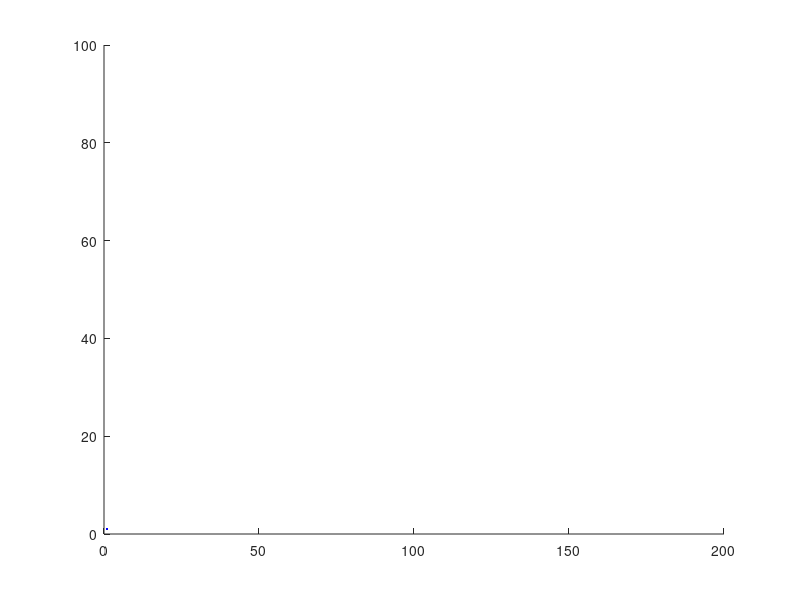

Here is the MATLAB script that generated this plot: (Note: this script raises an error after producing the figure.)
%% Main Code

function [] = assignment1Code_DenisShleifman_101001778()
clear
clc
close all

const.me = 9.10938356e-31; %electron mass(kg)
const.re = 2.8179403227e-15; %electron radius (m)
const.kb = 1.38066e-23; %Boltzmans Constant (J/K)
const.T = 300; %Board Temperature (K)
const.tmn = 0.2e-12; % Mean time between collisions

sim.particles = 1000; %number of particles to initialize in the simulation
sim.delay = 0.01; %time in seconds between executing steps
sim.steps = 1000; %number of iterations to perform
sim.movie = true; %set to true if you would like it to loop through each iteration
sim.question = 3; %set which question on the assignment to simulate
sim.scatter = true; %set whether boundaries cause
sim.heatmapBins = [10,10]; %number of bins for 2D heatmap [x,y]

sim.dist.mult = 1e9;
sim.dist.unit = 'nm';
sim.time.mult = 1e12;
sim.time.unit = 'ps';
sim.speed.mult = 1e-3;
sim.speed.unit = 'km/s';

part.colour = blanks(sim.particles);
part.colour(1) = 'b';
part.colour(2) = 'g';
part.colour(3) = 'r';
part.colour(4) = 'c';
part.colour(5) = 'm';
part.colour(6) = 'y';
part.colour(7) = 'k';

board.xMin = 0; %Minimum X coordinate for the board (m)
board.yMin = 0; %Minimum Y coordinate for the board (m)
board.xMax = 200e-9; %Maximum X coordinate for the board (m)
board.yMax = 100e-9; %Maximum Y coordinate for the board (m)

performSimuation(const,part,board,sim);
end

function [] = performSimuation(const,part,board,sim)
[const,part,board,sim,stat,plt] = initialize(const,part,board,sim);

for n = 1:sim.steps
    [part,stat,plt,sim] = performIteration(const,part,board,sim,stat,plt,n);
end
updatePlot(plt,part,stat,sim,sim.steps,true);
outputCalcResults(const,sim,stat);
plotHeatMaps(board,sim,stat);
end
%% Initialization of all variables

function [const,part,board,sim,stat,plt] = initialize(const,part,board,sim)
board = initializeBoard(board,sim.question);
const = initializeConst(const);
sim = initializeSim(sim,const,board.minSideLength);
part = initializePart(part,board,sim,const);
stat = initializeStats(board,sim);
plt = setupPlot(board,sim,const);
end

function [board] = initializeBoard(board,question)
board.Lx = board.xMax - board.xMin;
board.Ly = board.yMax - board.yMin;
board.A = board.Lx*board.Ly;
board.minSideLength = min([board.Lx,board.Ly]);
board = initializeBoundaries(board,question);
end

function [board] = initializeBoundaries(board,question)
startX = board.xMin - board.Lx/5;
endX = board.xMax + board.Lx/5;

if question ~= 3
    board.boundaries{1} = [startX,board.yMin,endX,board.yMin];
    board.boundaries{2} = [startX,board.yMax,endX,board.yMax];
    return
end
xBoxLeft = board.xMin + board.Lx*2/5;
xBoxRight = board.xMin + board.Lx*3/5;
yBoxTop = board.yMin + board.Ly*4/9;
yBoxBot = board.yMin + board.Ly*5/9;

board.boxes{1} = [xBoxLeft,board.yMin,xBoxRight,yBoxTop];
board.boxes{2} = [xBoxLeft,yBoxBot,xBoxRight,board.yMax];
board.boundaries{1} = [startX,board.yMin,xBoxLeft,board.yMin];
board.boundaries{2} = [xBoxLeft,board.yMin,xBoxLeft,yBoxTop];
board.boundaries{3} = [xBoxLeft,yBoxTop,xBoxRight,yBoxTop];
board.boundaries{4} = [xBoxRight,yBoxTop,xBoxRight,board.yMin];
board.boundaries{5} = [xBoxRight,board.yMin,endX,board.yMin];
board.boundaries{6} = [startX,board.yMax,xBoxLeft,board.yMax];
board.boundaries{7} = [xBoxLeft,board.yMax,xBoxLeft,yBoxBot];
board.boundaries{8} = [xBoxLeft,yBoxBot,xBoxRight,yBoxBot];
board.boundaries{9} = [xBoxRight,yBoxBot,xBoxRight,board.yMax];
board.boundaries{10} = [xBoxRight,board.yMax,endX,board.yMax];
board.corners{1} = [xBoxLeft,board.yMin];
board.corners{2} = [xBoxRight,board.yMin];
board.corners{3} = [xBoxLeft,board.yMax];
board.corners{4} = [xBoxRight,board.yMax];

for n = 1:length(board.boxes)
    board.A = board.A - abs((board.boxes{n}(3) - board.boxes{n}(1))*(board.boxes{n}(4) - board.boxes{n}(2)));
end
end

function [const] = initializeConst(const)
const.meff = const.me*0.26;
const.de = const.re*2;
const.vth = sqrt((2*const.T*const.kb)/const.meff);
const.vav = const.vth*sqrt(pi/4);
const.MFP = const.vav *const.tmn;
end

function [sim] = initializeSim(sim,const,minSideLength)
sim.dt = minSideLength/(100*const.vth);
sim.outputPercent = 0;
sim.Pscat = 1 - exp(-sim.dt/const.tmn);
end

function [part] = initializePart(part,board,sim,const)
part = generateInitialPosition(part,board,sim);
part = assignVelocities(part,sim,const);
part.colTime = zeros(1,sim.particles);
part.colDist = zeros(1,sim.particles);
part.v = zeros(1,sim.particles);
part.v2 = zeros(1,sim.particles);
part.temp = zeros(1,sim.particles);
part.traceIndex = part.colour ~= ' ';
end

function [part] = assignVelocities(part,sim,const,I)
if nargin == 3
    I = true(1,sim.particles);
end

if sim.question == 1
    angle = generatePoints(sum(I),0,2*pi);
    part.vx(I) = cos(angle)*const.vth;
    part.vy(I) = sin(angle)*const.vth;
else
    part.vx(I) = nrmrnd(0,1,1,sum(I))*const.vth/sqrt(2);
    part.vy(I) = nrmrnd(0,1,1,sum(I))*const.vth/sqrt(2);
end
end

function [out] = generatePoints(N,Min,Max)
out = rand(1,N)*(Max - Min) + Min;
end

function nrmmatrix = nrmrnd(mu, sigma, sz1, sz2)
nrmmatrix = mu+sigma*randn(sz1,sz2);
end

function [part] = generateInitialPosition(part,board,sim)
I = true(1,sim.particles);
while sum(I) ~= 0
    part.x(I) = generatePoints(sum(I),board.xMin,board.xMax);
    part.y(I) = generatePoints(sum(I),board.yMin,board.yMax);
    I = false(1,sim.particles);
    if sim.question == 3
        for n = 1:length(board.boxes)
            I = I | isInsideBox(board.boxes{n},part.x,part.y);
        end
    end
end
end

function [I] = isInsideBox(box,x,y)
I = (x > box(1) & x < box(3) & y > box(2) & y < box(4));
end

function [stat] = initializeStats(board,sim)
stat.time = zeros(1,sim.steps);
stat.temp = zeros(1,sim.steps);
stat.avtemp = zeros(1,sim.steps);
stat.MFP = zeros(1,sim.steps);
stat.tmn = zeros(1,sim.steps);
stat.avV = zeros(1,sim.steps);
stat.avVrms = zeros(1,sim.steps);
stat.heatMap = generateHeatMapXY(board,sim);
stat.avHeatMap = zeros(sim.heatmapBins(1)+1,sim.heatmapBins(2)+1);
stat.avTempMap = zeros(sim.heatmapBins(1)+1,sim.heatmapBins(2)+1);
end

function [heatMap] = generateHeatMapXY(board,sim)
heatMap.x = linspace(board.xMin,board.xMax,sim.heatmapBins(1)+1);
heatMap.y = linspace(board.yMin,board.yMax,sim.heatmapBins(2)+1);
[heatMap.X,heatMap.Y] = meshgrid(heatMap.x*sim.dist.mult,heatMap.y*sim.dist.mult);
end

%% Setup Plots

function [plt] = setupPlot(board,sim,const)
plt.fig1 = setupParticlePlot(board,sim);
if sim.question ~= 3
    plt.fig2 = setupTimePlot(sim);
end
if sim.question == 2
    plt.fig3 = setupVelocityDist(sim,const);
end
end

function [fig] = setupParticlePlot(board,sim)
fig.h = figure;
fig.ax1 = subplot(1, 1, 1, 'Parent', fig.h);
axis(fig.ax1,[board.xMin,board.xMax,board.yMin,board.yMax]*sim.dist.mult);
hold(fig.ax1, 'on');
if sim.movie
    fig.plotPos = plot(fig.ax1,1,1,'.b');
    fig.plotVel = quiver(fig.ax1,[],[],[],[],2,'b');
end
drawBoundaries(fig.ax1,sim,board.boundaries);
xlabel(fig.ax1,sprintf('x (%s)',sim.dist.unit));
ylabel(fig.ax1,sprintf('y (%s)',sim.dist.unit));
title(fig.ax1,sprintf('Particle Trajectories (7/%d)',sim.particles));
grid(fig.ax1,'on');
end

function [] = drawBoundaries(ax,sim,boundaries)
if sim.question == 3
    for n = 1:length(boundaries)
        currentBoundary = boundaries{n};
        line(ax,[currentBoundary(1),currentBoundary(3)]*sim.dist.mult,[currentBoundary(2),currentBoundary(4)]*sim.dist.mult,'Color','k');
    end
end
end

function [fig] = setupTimePlot(sim)
fig.h = figure();
fig.ax1 = subplot(1, 1, 1, 'Parent', fig.h);
hold(fig.ax1, 'on')
fig.plotTemp = plot(fig.ax1,1,1,'-b');
if sim.question ~= 1
    fig.plotAvTemp = plot(fig.ax1,1,1,'-r');
    legend(fig.ax1,{'Current','Average'});
end
xlabel(fig.ax1,sprintf('Time (%s)',sim.time.unit));
ylabel(fig.ax1,'Temperature (K)');
grid(fig.ax1,'on');
end

function [fig] = setupVelocityDist(sim,const)
fig.h = figure();
fig.ax1 = subplot(1, 1, 1, 'Parent', fig.h);
fig.axis = axis(fig.ax1);
hold(fig.ax1, 'on')
fig.vHist = histogram(fig.ax1,[],'FaceColor','g');
xline(fig.ax1,const.vth*sim.speed.mult,'Label','vth','Color','r','LineWidth',2);
fig.Vav = xline(fig.ax1,0,'Label','Average Velocity','Color','b','LineWidth',2,'LabelVerticalAlignment','bottom');
fig.Vrms = xline(fig.ax1,0,'Label','Vrms','Color','k','LineWidth',2,'LabelVerticalAlignment','middle');
xlabel(fig.ax1,sprintf('Velocity (%s)',sim.speed.unit));
ylabel(fig.ax1,'Counts');
grid(fig.ax1,'on');
end

%%Perform Iteration

function [part,stat,plt,sim] = performIteration(const,part,board,sim,stat,plt,n)
part = advancePosition(part,board,sim,const);
stat = updateStats(stat,part,sim.dt,n);
plt = updatePlot(plt,part,stat,sim,n);
if sim.movie
    pause(sim.delay);
else
    sim = outputPercentDone(sim,n);
end
end

function [sim] = outputPercentDone(sim,currStep)
while (currStep/sim.steps)*100 > sim.outputPercent
    sim.outputPercent = sim.outputPercent + 1;
    fprintf('Percent Complete: %d %%\n',sim.outputPercent);
end
end

function [part] = advancePosition(part,board,sim,const)
lastX = part.x;
lastY = part.y;

part = boundaryCondition(part,board,sim,const);
part = calcValues(part,const,sim.dt);
part = updateAdd(part,lastX,lastY,board.Lx);
part = scatter(part,sim,const);
end

function [part] = boundaryCondition(part,board,sim,const)
dt = ones(1,sim.particles) * sim.dt;
forbid = true(1,sim.particles);
while sum(forbid) ~= 0
    [x,y] = calcNewPos(part,dt);
    forbid = checkForbiddenRedions(sim,board,x,y);
    part.x(~forbid) = x(~forbid);
    part.y(~forbid) = y(~forbid);
    dt(~forbid) = 0;
    if sim.question == 3
        for n = 1:length(board.corners)
            [part,dt] = checkCorners(part,sim,board,const,dt,forbid,board.corners{n},x,y);
        end
    end
    for n = 1:length(board.boundaries)
        [part,dt] = checkBoundaries(part,sim,const,dt,forbid,board.boundaries{n},x,y);
    end
    forbid = checkForbiddenRedions(sim,board,x,y);
end
part.x = wrap(part.x,board.xMin,board.xMax);
end

function [x,y] = calcNewPos(part,dt)
x = part.x + part.vx.*dt;
y = part.y + part.vy.*dt;
end

function [forbid,x,y] = checkForbiddenRedions(sim,board,x,y)
forbid = y > board.yMax | y < board.yMin;
if sim.question == 3
    for n = 1:length(board.boxes)
        forbid = forbid | isInsideBox(board.boxes{n},x,y);
    end
end
end

function [part,dt] = checkCorners(part,sim,board,const,dt,forbid,currentCorner,x,y)
intersect = pointIntersection(currentCorner,[part.x;part.y;x;y],forbid);
if sum(intersect) == 0
    return;
end
dist2 = (currentCorner(1) - part.x(intersect)).^2 + (currentCorner(2) - part.y(intersect)).^2;
v2 = part.vx(intersect).^2 + part.vy(intersect).^2;
dt(intersect) = dt(intersect) - sqrt(dist2./v2);
part.x(intersect) = currentCorner(1);
part.y(intersect) = currentCorner(2);
allowedReflection = ~checkForbiddenRedions(sim,board,currentCorner(1) + board.Lx*[1,-1,-1,1]/100,currentCorner(2) + board.Ly*[1,1,-1,-1]/100);
if sim.question == 3 && sim.scatter
    part = assignScatterBoundaryVelCorner(part,sim,const,intersect);
else
    if allowedReflection(1) || allowedReflection(3) %corner is region 1 or region 3
        part.vx(intersect) = -part.vy(intersect);
        part.vy(intersect) = -part.vx(intersect);
    else
        part.vx(intersect) = part.vy(intersect);
        part.vy(intersect) = part.vx(intersect);
    end
end
end

function [part] = assignScatterBoundaryVelCorner(part,sim,const,intersect)
expectedSignsX = zeros(1,sim.particles);
expectedSignsY = zeros(1,sim.particles);
expectedSignsX(intersect) = -sign(part.vx(intersect));
expectedSignsY(intersect) = -sign(part.vy(intersect));
IAssign = intersect;
while sum(IAssign) ~= 0
    part = assignVelocities(part,sim,const,IAssign);
    IAssign(intersect) = sign(part.vx(intersect)) ~= expectedSignsX(intersect) & sign(part.vy(intersect)) ~= expectedSignsY(intersect);
end
end

function [intersect] = pointIntersection(point,lines,include)
if nargin == 2
    include = true(1,size(lines,2));
end
intersect = false(1,length(include));

dx = lines(3,include) - lines(1,include);
dy = lines(4,include) - lines(2,include);
dy2 = point(2) - lines(2,include);
dx2 = point(1) - lines(1,include);

intersect(include) = dy.*dx2 == dy2.*dx & point(2) >= lines(1,include) & point(2) <= lines(3,include);
end

function [part,dt] = movePointToCrossing(part,dt,intersect,ix,iy)
dist2 = (ix - part.x(intersect)).^2 + (iy - part.y(intersect)).^2;
v2 = part.vx(intersect).^2 + part.vy(intersect).^2;
dt(intersect) = dt(intersect) - sqrt(dist2./v2);
part.x(intersect) = ix;
part.y(intersect) = iy;
end

function [part,dt] = checkBoundaries(part,sim,const,dt,forbid,currentBoundary,x,y)
[intersect,ix,iy] = lineIntersection(currentBoundary,[part.x;part.y;x;y],forbid);
if sum(intersect) == 0
    return;
end
[part,dt] = movePointToCrossing(part,dt,intersect,ix(intersect),iy(intersect));
if currentBoundary(1) == currentBoundary(3) %vertical
    if sim.question == 3 && sim.scatter
        part = assignScatterBoundaryVel(part,sim,const,intersect,1);
    else
        part.vx(intersect) = -part.vx(intersect);
    end
elseif currentBoundary(2) == currentBoundary(4) %horizontal
    if sim.question == 3 && sim.scatter
        part = assignScatterBoundaryVel(part,sim,const,intersect,0);
    else
        part.vy(intersect) = -part.vy(intersect);
    end
end
end

function [intersect,ix,iy] = lineIntersection(mainLine,lines,include)
if nargin == 2
    include = true(1,size(lines,2));
end

ix = zeros(1,length(include));
iy = zeros(1,length(include));
intersect = false(1,length(include));

s1x = mainLine(3) - mainLine(1);
s1y = mainLine(4) - mainLine(2);
s2x = lines(3,include) - lines(1,include);
s2y = lines(4,include) - lines(2,include);

s = (-s1y .* (mainLine(1) - lines(1,include)) + s1x .* (mainLine(2) - lines(2,include))) ./ (-s2x .* s1y + s1x .* s2y);
t = ( s2x .* (mainLine(2) - lines(2,include)) - s2y .* (mainLine(1) - lines(1,include))) ./ (-s2x .* s1y + s1x .* s2y);

intersect(include) = s >= 0 & s <= 1 & t >= 0 & t <= 1;
ix(intersect) = mainLine(1) + (t(intersect(include)) * s1x);
iy(intersect) = mainLine(2) + (t(intersect(include)) * s1y);
end

function [part] = assignScatterBoundaryVel(part,sim,const,intersect,orientation)
expectedSigns = zeros(1,sim.particles);
if orientation == 1
    expectedSigns(intersect) = -sign(part.vx(intersect));
elseif orientation == 0
    expectedSigns(intersect) = -sign(part.vy(intersect));
end
IAssign = intersect;
while sum(IAssign) ~= 0
    part = assignVelocities(part,sim,const,IAssign);
    if orientation == 1
        IAssign(intersect) = sign(part.vx(intersect)) ~= expectedSigns(intersect);
    elseif orientation == 0
        IAssign(intersect) = sign(part.vy(intersect)) ~= expectedSigns(intersect);
    end
end
end

function [val] = wrap(val,Min,Max)
val = mod(val,Max - Min) + Min;
end

function [part] = calcValues(part,const,dt)
part.colTime = part.colTime + dt;
part.v2 = part.vx.^2 + part.vy.^2;
part.v = sqrt(part.v2);
part.colDist = part.colDist + dt * part.v;
part.temp = part.v2.*const.meff/(2*const.kb);
end

function [part] = updateAdd(part,lastX,lastY,lengthX)
indexToPlot = part.traceIndex & (abs(lastX - part.x) < (lengthX/2) );
part.addX = [lastX(indexToPlot);part.x(indexToPlot)];
part.addY = [lastY(indexToPlot);part.y(indexToPlot)];
part.addC = part.colour(indexToPlot);
end

function [part] = scatter(part,sim,const)
if sim.question > 1
    I = (rand(1,sim.particles) < sim.Pscat);
    part.colDist(I) = 0;
    part.colTime(I) = 0;
    part = assignVelocities(part,sim,const,I);
end
end

function [stat] = updateStats(stat,part,dt,currentStep)
stat.time(currentStep) = dt*(currentStep-1);
stat.temp(currentStep) = mean(part.temp);
stat.avtemp(currentStep) = mean(stat.temp(1:currentStep));
stat.MFP(currentStep) = mean(part.colDist);
stat.tmn(currentStep) = mean(part.colTime);
stat.avV(currentStep) = mean(part.v);
stat.avVrms(currentStep) = sqrt(mean(part.v2));
[count,temp] = generateTemperatureAverage(stat,part);
stat.avHeatMap = stat.avHeatMap + count;
stat.avTempMap = stat.avTempMap + temp;
end

function [count,temp] = generateTemperatureAverage(stat,part)
count = zeros(length(stat.heatMap.x),length(stat.heatMap.y));
temp = zeros(length(stat.heatMap.x),length(stat.heatMap.y));
for n = 1:(length(stat.heatMap.x)-1)
    for m = 1:(length(stat.heatMap.y)-1)
        I = part.x > stat.heatMap.x(n) & part.x < stat.heatMap.x(n+1) & part.y > stat.heatMap.y(m) & part.y < stat.heatMap.y(m+1);
        count(n,m) = sum(I);
        temp(n,m) = mean(part.temp(I));
    end
end
end

function [plt] = updatePlot(plt,part,stat,sim,currentStep,createPlot)
if nargin == 5
    createPlot = sim.movie;
end

for n = 1:sum(size(part.addX,2))
    line(plt.fig1.ax1,part.addX(:,n)*sim.dist.mult,part.addY(:,n)*sim.dist.mult,'Color',part.addC(n));
end

if ~createPlot
    return;
end

if sim.movie
    set(plt.fig1.plotPos, 'XData', part.x.*sim.dist.mult, 'YData', part.y.*sim.dist.mult);
    set(plt.fig1.plotVel,'XData',part.x.*sim.dist.mult,'YData',part.y.*sim.dist.mult,'UData',part.vx.*sim.dist.mult,'VData',part.vy.*sim.dist.mult);
end

if sim.question ~= 3
    title(plt.fig2.ax1,sprintf('System Temperature (Average = %.0f K)',stat.avtemp(currentStep)));
    set(plt.fig2.plotTemp, 'XData', stat.time(1:currentStep)*sim.time.mult, 'YData', stat.temp(1:currentStep));
    if sim.question ~= 1
        set(plt.fig2.plotAvTemp, 'XData', stat.time(1:currentStep)*sim.time.mult, 'YData', stat.avtemp(1:currentStep)); 
    end
end

if sim.question == 2
    delete(plt.fig3.vHist)
    plt.fig3.vHist = histogram(plt.fig3.ax1,part.v*sim.speed.mult,'FaceColor','g');
    plt.fig3.axis = updateAxis(plt.fig3.axis,axis(plt.fig3.ax1));
    axis(plt.fig3.ax1,plt.fig3.axis);
    set(plt.fig3.Vav,'Value',stat.avV(currentStep)*sim.speed.mult);
    set(plt.fig3.Vrms,'Value',stat.avVrms(currentStep)*sim.speed.mult);
    title(plt.fig3.ax1,sprintf('Particle Velocity Distribution at t = %f %s (Mean = %.0f %s)',stat.time(currentStep)*sim.time.mult,sim.time.unit,stat.avVrms(currentStep)*sim.speed.mult,sim.speed.unit));
end
end

function [out] = updateAxis(oldAxis,newAxis)
out = zeros(1,4);
out(1) = min([oldAxis(1),newAxis(1)]);
out(2) = max([oldAxis(2),newAxis(2)]);
out(3) = min([oldAxis(3),newAxis(3)]);
out(4) = max([oldAxis(4),newAxis(4)]);
end

function [] = outputCalcResults(const,sim,stat)
    fprintf('vth = %.0f km/s\n',const.vth/1000);
    fprintf('vav = %.0f km/s\n',const.vav/1000);
    fprintf('Mean Free Path = %.3f nm\n',const.MFP*1e9);
    fprintf('Total Sim Time = %.0f ps\n',sim.dt*sim.steps*1e12);
    fprintf('Probability of Scatter = %e \n',sim.Pscat);    
    fprintf('Probability of Scatter = %e \n',sim.Pscat);
    fprintf('Mean Free Path (Experimental) = %f nm\n',getPlateauAverage(stat.MFP*1e9));
    fprintf('Mean Time Between Collisions (Experimental) = %f ps\n',getPlateauAverage(stat.tmn*1e12));
    fprintf('Mean Free Path = %.3f nm\n',mean(stat.avV)*const.tmn*1e9);
end

function [out] = getPlateauAverage(y)
y = flip(y);
s = 0;
for n = 1:length(y)
    s = s + y(n);
    if abs(s/n - y(1)) > y(1)/100
        out = s/n;
        fprintf('Average Over %d Points\n',n);
        return;
    end
end
end

function [] = plotHeatMaps(board,sim,stat)
if sim.question == 3
plotParticleHeatMap(board,sim,stat);
plotTempHeatMap(board,sim,stat);
end
end

function [fig] = plotParticleHeatMap(board,sim,stat)
fig.h = figure;
fig.ax1 = subplot(1, 1, 1, 'Parent', fig.h);
axis(fig.ax1,[board.xMin,board.xMax,board.yMin,board.yMax]*sim.dist.mult);
pcolor(fig.ax1,stat.heatMap.X,stat.heatMap.Y,(stat.avHeatMap')/sim.steps);
colorbar(fig.ax1);
xlabel(fig.ax1,sprintf('x (%s)',sim.dist.unit));
ylabel(fig.ax1,sprintf('y (%s)',sim.dist.unit));
title(fig.ax1,'Particle Distribution HeatMap');
grid(fig.ax1,'on');
hold(fig.ax1, 'on')
end

function [fig] = plotTempHeatMap(board,sim,stat)
fig.h = figure;
fig.ax1 = subplot(1, 1, 1, 'Parent', fig.h);
axis(fig.ax1,[board.xMin,board.xMax,board.yMin,board.yMax]*sim.dist.mult);
pcolor(fig.ax1,stat.heatMap.X,stat.heatMap.Y,(stat.avTempMap')/sim.steps);
colorbar(fig.ax1);
xlabel(fig.ax1,sprintf('x (%s)',sim.dist.unit));
ylabel(fig.ax1,sprintf('y (%s)',sim.dist.unit));
title(fig.ax1,'Temperature Distribution HeatMap');
grid(fig.ax1,'on');
hold(fig.ax1, 'on')
end
